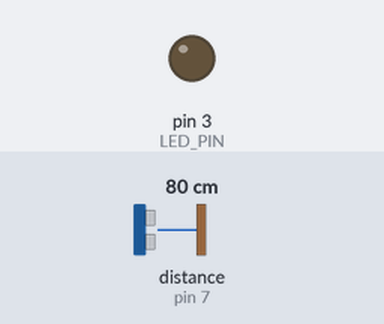
The sketch below on a simulated Arduino Uno, built with avr-gcc and run on an emulated ATmega328P. Shown: output pins drawn as LEDs (lit = HIGH). Wiring (inferred from the names in the program): ultrasonic range finder: trigger pin 6; echo pin 7. The test bench sets the inputs (shaded band); at power-on: distance to the obstacle (sensor on pin 7) 80 cm. The echo pulse lasts 58.3 µs per cm; pins used as bus, display or sensor lines are not drawn.

Above: at 1.4 s.
1.5 s: distance to the obstacle (sensor on pin 7) set to 54 cm
3.0 s: distance to the obstacle (sensor on pin 7) set to 45 cm
At 3.3 s:
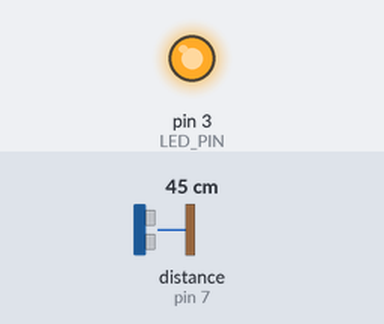
4.5 s: distance to the obstacle (sensor on pin 7) set to 60 cm
At 6.0 s:
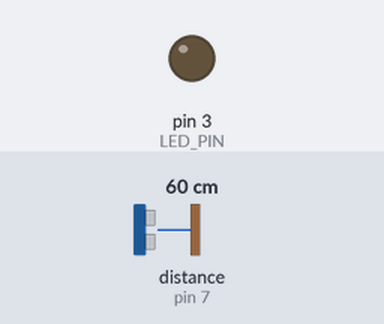
6.3 s: distance to the obstacle (sensor on pin 7) set to 2 cm
At 8.0 s:
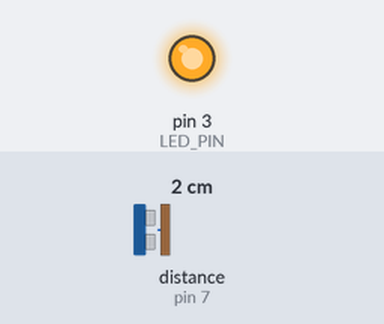
Timing chart, 0 to 9.1 s (numbered marks = the images above; inputs shaded):
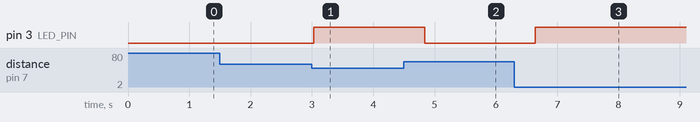

The sketch:

MS_Lamp.ino
```cpp
const int TRIG_PIN = 6;
const int ECHO_PIN = 7;
const int LED_PIN  = 3;
const int DISTANCE_THRESHOLD = 50;

float duration_us, distance_cm;

void setup() {
  Serial.begin (9600);
  pinMode(TRIG_PIN, OUTPUT);
  pinMode(ECHO_PIN, INPUT);
  pinMode(LED_PIN, OUTPUT);
}

void loop() {
  digitalWrite(TRIG_PIN, HIGH);
  delayMicroseconds(10);
  digitalWrite(TRIG_PIN, LOW);

  duration_us = pulseIn(ECHO_PIN, HIGH);

  distance_cm = 0.017 * duration_us;

  if(distance_cm < DISTANCE_THRESHOLD)
    digitalWrite(LED_PIN, HIGH);
  else
    digitalWrite(LED_PIN, LOW);

  delay(600);
}
```

Measured:
- the behaviour switches between 51 and 50 cm on distance to the obstacle (sensor on pin 7) (found by bisection; images 0 and 1)
- after the input at 1.5 s, every drawn part: stays the same
- after the input at 3.0 s, pin 3 (LED_PIN): LOW → HIGH at once
- after the input at 4.5 s, pin 3 (LED_PIN): HIGH → LOW after 0.34 s
- after the input at 6.3 s, pin 3 (LED_PIN): LOW → HIGH after 0.35 s
